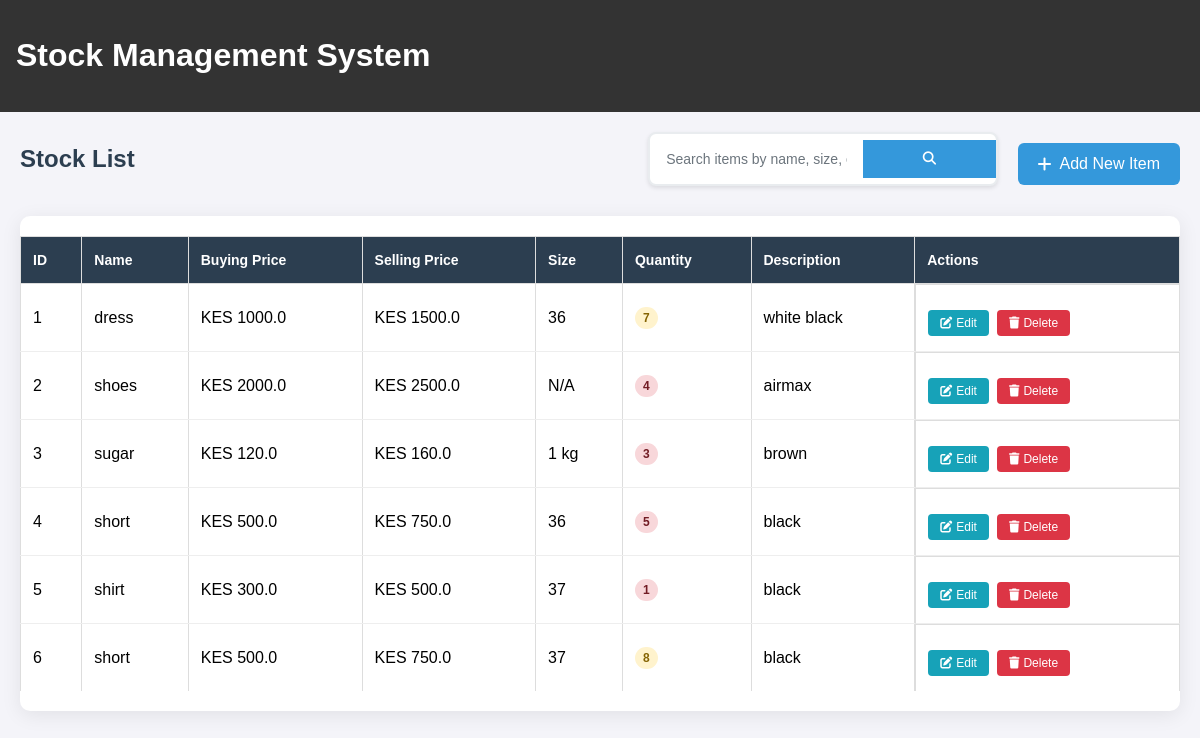
/admin/stock, run on an earlier commit of the app's database.
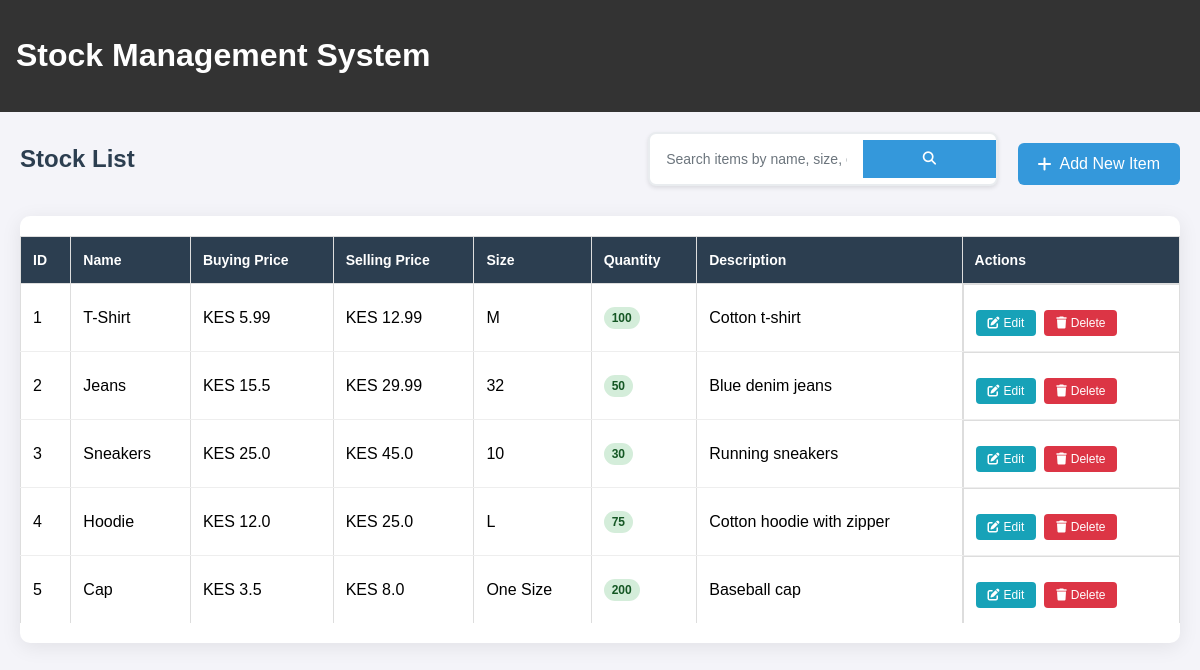
And on a later commit of the database.
### app.py (models this page shows)
class StockItem(db.Model):
    id = db.Column(db.Integer, primary_key=True)
    name = db.Column(db.String(100), nullable=False)
    buying_price = db.Column(db.Float, nullable=False)
    selling_price = db.Column(db.Float, nullable=False)
    size = db.Column(db.String(50))
    quantity = db.Column(db.Integer, nullable=False)
    description = db.Column(db.Text)
    sales = db.relationship('SaleItem', back_populates='stock_item')  # Added relationship

### app.py (the view)
@app.route('/admin/stock')
def stock_list():
    search_query = request.args.get('search', '').strip()
    if search_query:
        items = StockItem.query.filter(
            db.or_(
                StockItem.name.contains(search_query),
                StockItem.size.contains(search_query),
                StockItem.description.contains(search_query)
            )
        ).all()
    else:
        items = StockItem.query.all()
    return render_template('admin/stock_list.html', items=items, search_query=search_query)

### app.py (called while the page is built)
@app.before_request
def set_timezone():
    g.timezone = pytz.timezone('Africa/Nairobi')

### templates/admin/stock_list.html (shortened to what this page needs)
{% extends "base.html" %}
{% block content %}
<div class="stock-list">
    <div class="stock-header">
        <h2>Stock List</h2>
        <div class="header-actions">
            <div class="search-container">
                <form method="GET" action="{{ url_for('stock_list') }}" class="search-form">
                    <div class="search-input-group">
                        <input type="text"
                               name="search"
                               value="{{ search_query or '' }}"
                               placeholder="Search items by name, size, or description..."
                               class="search-input">
                        <button type="submit" class="search-btn">
                            <i class="fas fa-search"></i>
                        </button>
                    </div>
                </form>
            </div>
            <a href="{{ url_for('add_stock') }}" class="btn btn-primary">
                <i class="fas fa-plus"></i> Add New Item
            </a>
        </div>
    </div>
    <div class="table-container desktop-view">
        <table class="stock-table">
            <thead>
                <tr>
                    <th>ID</th>
                    <th>Name</th>
                    <th>Buying Price</th>
                    <th>Selling Price</th>
                    <th>Size</th>
                    <th>Quantity</th>
                    <th>Description</th>
                    <th>Actions</th>
                </tr>
            </thead>
            <tbody>
                {% for item in items %}
                <tr>
                    <td>{{ item.id }}</td>
                    <td>{{ item.name }}</td>
                    <td>KES {{ item.buying_price|round(2) }}</td>
                    <td>KES {{ item.selling_price|round(2) }}</td>
                    <td>{{ item.size or 'N/A' }}</td>
                    <td>
                        <span class="quantity-badge {% if item.quantity <= 5 %}low-stock{% elif item.quantity <= 10 %}medium-stock{% else %}good-stock{% endif %}">
                            {{ item.quantity }}
                        </span>
                    </td>
                    <td>{{ item.description or 'No description' }}</td>
                    <td class="actions">
                        <a href="{{ url_for('edit_stock', id=item.id) }}" class="btn btn-edit">
                            <i class="fas fa-edit"></i> Edit
                        </a>
                        <a href="{{ url_for('delete_stock', id=item.id) }}" class="btn btn-danger"
                           onclick="return confirm('Are you sure you want to delete {{ item.name }}?')">
                            <i class="fas fa-trash"></i> Delete
                        </a>
                    </td>
                </tr>
                {% endfor %}
            </tbody>
        </table>
    </div>
</div>
{% endblock %}

### templates/base.html (shortened to what this page needs)
<!DOCTYPE html>
<html lang="en">
<head>
    <link rel="stylesheet" href="{{ url_for('static', filename='css/style.css') }}">
    <link rel="stylesheet" href="https://cdnjs.cloudflare.com/ajax/libs/font-awesome/6.4.0/css/all.min.css">
</head>
<body>
    <header>
        <h1>Stock Management System</h1>
    </header>
    <main>
        {% block content %}{% endblock %}
    </main>
</body>
</html>

### static/css/style.css (style rules this page uses)
body { font-family: Arial, sans-serif; margin: 0; padding: 0; background-color: #f4f4f9; }
header { background: #333; color: white; padding: 1rem; display: flex; justify-content: space-between; align-items: center; }
form { margin-top: 20px; }
input, select, button { padding: 8px; margin: 5px 0; width: 100%; box-sizing: border-box; }
button { background: #333; color: white; border: none; cursor: pointer; }
.btn { display: inline-block; padding: 10px 20px; background: #333; color: white; text-decoration: none; border-radius: 4px; border: none; cursor: pointer; }
table { width: 100%; border-collapse: collapse; margin: 20px 0; }
table th, table td { border: 1px solid #ddd; padding: 8px; text-align: left; }
table th { background-color: #f2f2f2; }
.btn { display: inline-block; padding: 10px 20px; background: #2c3e50; color: white; text-decoration: none; border-radius: 4px; margin-top: 10px; }

### templates/admin/stock_list.html (style rules this page uses)
.stock-list { padding: 20px; max-width: 1400px; margin: 0 auto; }
.stock-header { display: flex; justify-content: space-between; align-items: center; margin-bottom: 30px; flex-wrap: wrap; gap: 15px; }
.stock-header h2 { color: #2c3e50; margin: 0; }
.header-actions { display: flex; align-items: center; gap: 20px; flex-wrap: wrap; }
.search-container { position: relative; }
.search-form { margin: 0; }
.search-input-group { display: flex; align-items: center; background: white; border: 2px solid #e9ecef; border-radius: 8px; overflow: hidden; transition: all 0.3s ease; box-shadow: 0 2px 4px rgba(0, 0, 0, 0.1); }
.search-input { border: none; outline: none; padding: 12px 16px; font-size: 14px; width: 300px; background: transparent; }
.search-input::placeholder { color: #6c757d; }
.search-btn { background: #3498db; border: none; padding: 12px 16px; color: white; cursor: pointer; transition: all 0.3s ease; display: flex; align-items: center; justify-content: center; }
.btn-primary { background: #3498db; color: white; padding: 12px 20px; text-decoration: none; border-radius: 6px; display: inline-flex; align-items: center; gap: 8px; font-weight: 500; transition: all 0.3s ease; }
.table-container { background: white; border-radius: 10px; box-shadow: 0 4px 20px rgba(0, 0, 0, 0.08); overflow: hidden; }
.stock-table { width: 100%; border-collapse: collapse; }
.stock-table th { background: #2c3e50; color: white; padding: 15px 12px; text-align: left; font-weight: 600; font-size: 14px; }
.stock-table td { padding: 15px 12px; border-bottom: 1px solid #eee; vertical-align: middle; }
.stock-table tr:last-child td { border-bottom: none; }
.quantity-badge { padding: 4px 8px; border-radius: 12px; font-weight: 600; font-size: 12px; display: inline-block; }
.quantity-badge.good-stock { background: #d4edda; color: #155724; }
.actions { display: flex; gap: 8px; flex-wrap: wrap; }
.btn-edit { background: #17a2b8; color: white; padding: 6px 12px; text-decoration: none; border-radius: 4px; font-size: 12px; display: inline-flex; align-items: center; gap: 4px; transition: all 0.3s ease; }
.btn-danger { background: #dc3545; color: white; padding: 6px 12px; text-decoration: none; border-radius: 4px; font-size: 12px; display: inline-flex; align-items: center; gap: 4px; transition: all 0.3s ease; }

What changed in the data, as far as the page shows it:
removed StockItem: id "6", name "short", buying_price "500.0", selling_price "750.0", size "37", quantity "8", description "black"
changed StockItem id 1: name "dress" → "T-Shirt"; buying_price "1000.0" → "5.99"; selling_price "1500.0" → "12.99"; size "36" → "M"; quantity "7" → "100"; description "white black" → "Cotton t-shirt"
changed StockItem id 2: name "shoes" → "Jeans"; buying_price "2000.0" → "15.5"; selling_price "2500.0" → "29.99"; size "N/A" → "32"; quantity "4" → "50"; description "airmax" → "Blue denim jeans"
changed StockItem id 3: name "sugar" → "Sneakers"; buying_price "120.0" → "25.0"; selling_price "160.0" → "45.0"; size "1 kg" → "10"; quantity "3" → "30"; description "brown" → "Running sneakers"
changed StockItem id 4: name "short" → "Hoodie"; buying_price "500.0" → "12.0"; selling_price "750.0" → "25.0"; size "36" → "L"; quantity "5" → "75"; description "black" → "Cotton hoodie with zipper"
changed StockItem id 5: name "shirt" → "Cap"; buying_price "300.0" → "3.5"; selling_price "500.0" → "8.0"; size "37" → "One Size"; quantity "1" → "200"; description "black" → "Baseball cap"
